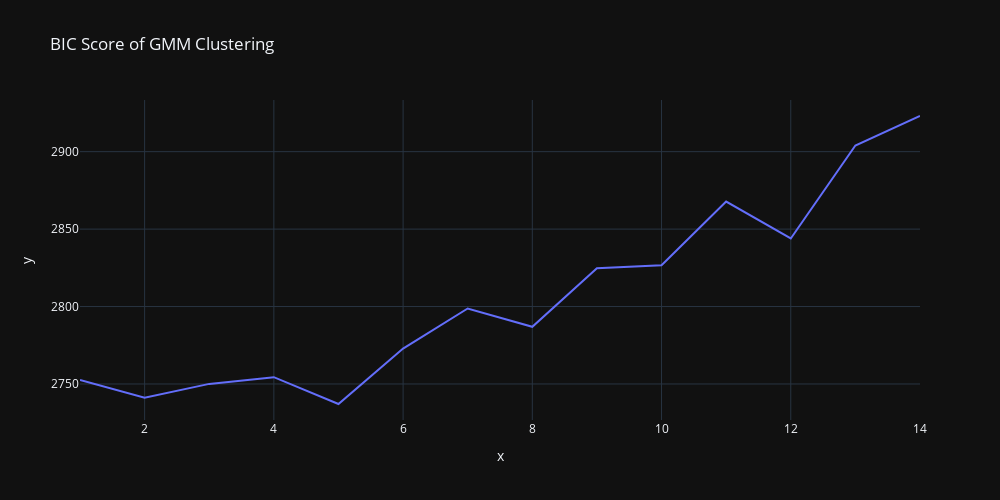

The notebook cell this image was saved under:
### Code cell
px.line(
    x=cluster_array,
    y=bic_array,
    width=1000,
    height=500,
    title='BIC Score of GMM Clustering'
)

### Figure 1 — Plotly figure (JSON) as saved in the notebook; plotly's stock layout.template omitted (floating-point values rounded to 4 significant figures)
{"data": [{"hovertemplate": "x=%{x}<br>y=%{y}<extra></extra>", "legendgroup": "", "line": {"color": "#636efa", "dash": "solid"}, "marker": {"symbol": "circle"}, "mode": "lines", "name": "", "orientation": "v", "showlegend": false, "x": [1, 2, 3, 4, 5, 6, 7, 8, 9, 10, 11, 12, 13, 14], "xaxis": "x", "y": [2753.0, 2741.0, 2750.0, 2754.0, 2737.0, 2773.0, 2799.0, 2787.0, 2825.0, 2827.0, 2868.0, 2844.0, 2904.0, 2923.0], "yaxis": "y", "type": "scatter"}], "layout": {"xaxis": {"anchor": "y", "domain": [0.0, 1.0], "title": {"text": "x"}}, "yaxis": {"anchor": "x", "domain": [0.0, 1.0], "title": {"text": "y"}}, "legend": {"tracegroupgap": 0}, "title": {"text": "BIC Score of GMM Clustering"}, "height": 500, "width": 1000}}
